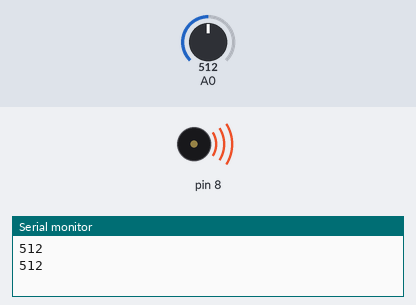
The sketch below on a simulated Arduino Uno, built with avr-gcc and run on an emulated ATmega328P. Shown: buzzer (waves = sounding), the last lines printed to the serial monitor. The inputs (shaded band) are chosen by the test bench; at power-on: A0 = 512.

Above: at 2.0 s.
2.1 s: A0 set to 494
At 2.9 s:
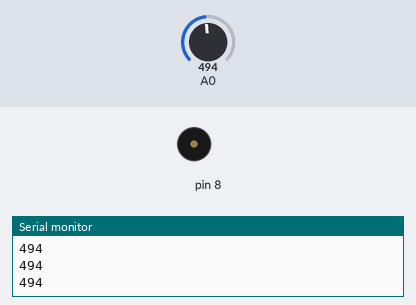
3.9 s: A0 set to 511
At 4.3 s:
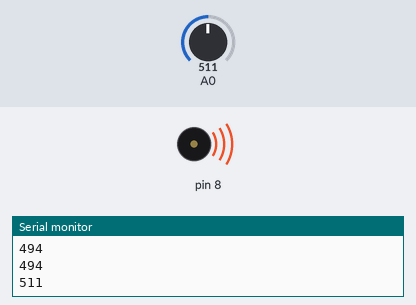
8.4 s: A0 set to 495
10.2 s: A0 set to 515
At 11.1 s:
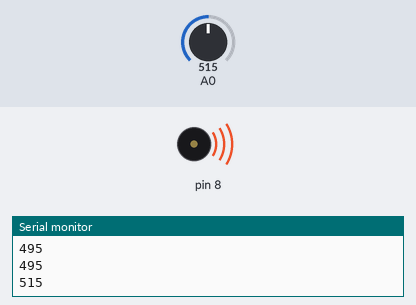
Timing chart, 0 to 15.7 s (numbered marks = the images above; inputs shaded):
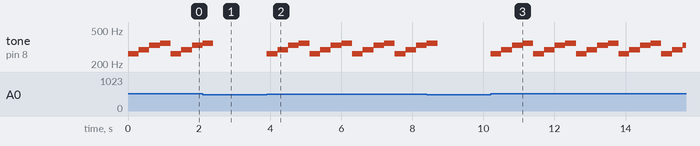

The sketch:

week4.ino
```cpp
int notes[] = {262, 294, 330, 349};

void setup() {
  Serial.begin(9600);
}

void playMelody() {
  int melody[] = {262, 294, 330, 349}; // Melody notes
  int duration = 300;                 // Duration for each note in milliseconds

  for (int i = 0; i < 4; i++) {
    tone(8, melody[i]); // Play each note
    delay(duration);    // Hold note for the duration
  }
  noTone(8); // Stop the tone after the melody
}

void loop() {
  int keyVal = analogRead(A0);
  Serial.println(keyVal);

  if (keyVal == 1023) {
    tone(8, notes[0]); // Play individual tone
  }
  else if (keyVal >= 990 && keyVal <= 1010) {
    tone(8, notes[1]); // Play individual tone
  }
  else if (keyVal >= 505 && keyVal <= 515) {
    playMelody(); // Play the melody when this range is detected
  }
  else if (keyVal >= 5 && keyVal <= 10) {
    tone(8, notes[3]); // Play individual tone
  }
  else {
    noTone(8); // Stop tone
  }
}
```

Measured:
- the behaviour switches between 505 and 504 on A0 (found by bisection; images 0 and 1)
- after the input at 3.9 s, tone on pin 8: silent → 262 Hz at once, then repeats every 1.2 s: 294 Hz 0.30 s, 330 Hz 0.30 s, 349 Hz 0.30 s, 262 Hz 0.30 s
- after the input at 10.2 s, tone on pin 8: silent → 262 Hz at once, then repeats every 1.2 s: 294 Hz 0.30 s, 330 Hz 0.30 s, 349 Hz 0.30 s, 262 Hz 0.30 s
- by itself, tone on pin 8: plays 262 Hz for 0.30 s, 294 Hz for 0.30 s, 330 Hz for 0.30 s, 349 Hz for 0.30 s, 262 Hz for 0.30 s, 294 Hz for 0.30 s … (7 notes in this stretch)
